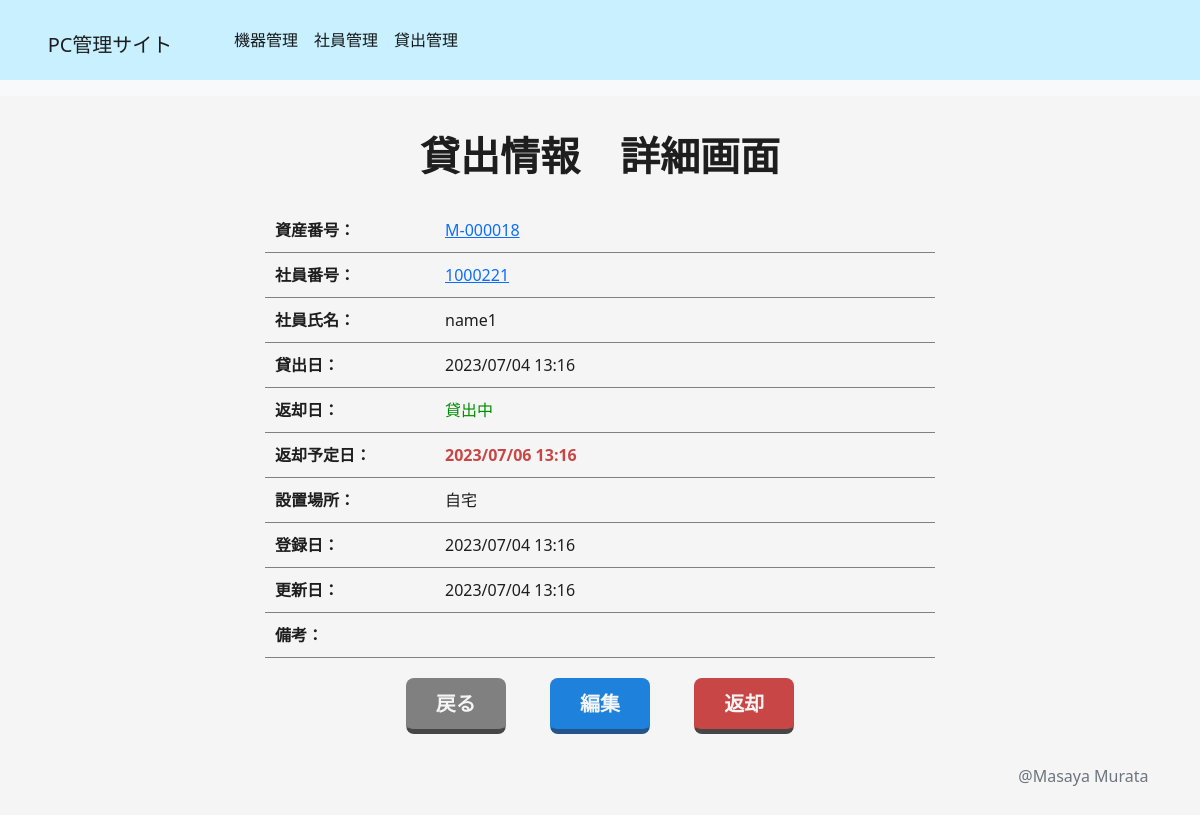
Page /rental/management/2/detail/ on the committed database.
### rental/models.py (models this page shows, shortened)
class RentalModel(models.Model):
  rental_scheduled_deadline = date.today() + relativedelta(months=3)
  device = models.ForeignKey(DeviceModel, on_delete=models.CASCADE, verbose_name="資産番号" )
  user = models.ForeignKey(UsersModel, on_delete=models.CASCADE, verbose_name="社員番号" )
  rental_start = models.DateTimeField(verbose_name="貸出日",)
  rental_end = models.DateTimeField(verbose_name="返却日", null=True,)
  rental_scheduled = models.DateTimeField(verbose_name="返却予定日",)
  place = models.CharField(verbose_name="設置場所", max_length=30, )
  registration_date = models.DateTimeField(verbose_name='登録日', auto_now_add=True)
  update_date = models.DateTimeField(verbose_name='更新日', auto_now=True)
  notes = models.TextField(verbose_name='備考', max_length=200, null=True, blank=True)
  is_deleted = models.BooleanField(default=False, verbose_name="削除フラグ")

### device/models.py (models this page shows, shortened)
class DeviceModel(models.Model):
  device_type_choices = [
    ('PC', 'PC'),
    ('マウス', 'マウス'),
    ('その他', 'その他'),
  ]
  manufacture_choices = [
    ('DELL', 'DELL'),
    ('HP', 'HP'),
    ('Lenovo', 'Lenovo'),
    ('Chrome', 'Chrome'),
    ('Apple', 'Apple'),
    ('Microsoft', 'Microsoft'),
    ('NEC', 'NEC'),
    ('FUJITSU', 'FUJITSU'),
    ('Panasonic','Panasonic'),
    ('LG Electronics', 'LG Electronics'),
    ('VAIO', 'VAIO'),
    ('dynabook', 'dynabook'),
    ('MouseComputer', 'MouseComputer'),
    ('Dospara', 'Dospara'),
    ('パソコン工房', 'パソコン工房'),
    ('ASUS', 'ASUS'),
    ('ELECOM', 'ELECOM'),
    ('BUFFALO', 'BUFFALO'),
    ('SANWA SUPPLY', 'SANWA SUPPLY'),
    ('Digio', 'Digio'),
    ('Logicool', 'Logicool'),
    ('Razer', 'Razer'),
    ('Kensington', 'Kensington'),
    ('その他', 'その他'),
  ]
  os_choices = [
    ('Windows', 'Windows'),
    ('Mac OS', 'Mac OS'),
    ('Linux', 'Linux'),
    ('Unix', 'Unix'),
    ('Chrome OS', 'Chrome OS'),
    ('その他', 'その他'),
  ]
  memory_choices = [
    ('2', '2GB'),
    ('4', '4GB'),
    ('8', '8GB'),
    ('16', '16GB'),
    ('32', '32GB'),
    ('64', '64GB'),
    ('その他', 'その他'),
  ]
  storage_choices = [
    ('128', '128GB'),
    ('256', '256GB'),
    ('512', '512GB'),
    ('1', '1TB'),
    ('2', '2TB'),
    ('その他', 'その他'),
  ]
  gpu_choices = [
    ('あり', 'あり'),
    ('なし', 'なし'),
  ]
  device_id = models.CharField(verbose_name='資産番号', unique = True, max_length=8, primary_key=True)
  manufacture = models.CharField(verbose_name='メーカー', max_length=20, choices=manufacture_choices,)
  model_name = models.CharField(verbose_name='機器名', max_length=50)
  device_type = models.CharField(verbose_name='機器タイプ', max_length=30, choices=device_type_choices,)
  os = models.CharField(verbose_name='OS', max_length=10, choices=os_choices, null=True, blank=True, default=None)
  memory = models.CharField(verbose_name='メモリ', max_length=10, choices=memory_choices, null=True, blank=True, default=None)
  storage = models.CharField(verbose_name='ストレージ', max_length=10, choices=storage_choices, null=True, blank=True, default=None)
  gpu = models.CharField(verbose_name='GPU', max_length=3, choices=gpu_choices, null=True, blank=True, default=None)
  is_faulty = models.BooleanField(verbose_name='故障', default=False, null=True)
  inventry_date = models.DateField(verbose_name='棚卸し日',)
  registration_date = models.DateTimeField(verbose_name='登録日', auto_now_add=True)
  update_date = models.DateTimeField(verbose_name='更新日', auto_now=True)
  commencement_date = models.DateField(verbose_name='リース開始日', null=True, blank=True)
  expiration_date = models.DateField(verbose_name='リース終了日', null=True, blank=True)
  notes = models.TextField(verbose_name='備考', max_length=200, null=True, blank=True)
  is_deleted = models.BooleanField(verbose_name='削除フラグ', default=False)

### users/models.py (models this page shows, shortened)
class UsersModel(models.Model):
  gender_choice=[
    ("男性", "男性"),
    ("女性", "女性"),
    ("その他", "その他")
  ]
  position_choice=[
    ("一般", "一般"),
    ("係長", "係長"),
    ("課長","課長"),
    ("部長","部長"),
    ("取締役","取締役"),
    ("社長","社長"),
    ("その他","その他"),
  ]
  department_choice=[
    ("開発1課","開発1課"),
    ("開発2課","開発2課"),
    ("営業1課","営業1課"),
    ("営業2課","営業2課"),
    ("情報システム部","情報システム部"),
    ("その他","その他")
  ]
  authority_choice=[
    ("管理者","管理者"),
    ("利用者","利用者"),
  ]
  number_regex = RegexValidator(regex=r'^[0-9]+$')
  user_id = models.CharField(verbose_name="社員番号", max_length=10, unique = True, primary_key=True, validators=[number_regex],)
  name = models.CharField(verbose_name="氏名",max_length=15)
  kana_name = models.CharField(verbose_name="シメイ",max_length=15,)
  birthday = models.DateField(verbose_name="生年月日",)
  gender = models.CharField(verbose_name="性別", max_length=5, choices=gender_choice)
  phone_number = models.CharField(verbose_name='電話番号', validators=[number_regex], max_length=15, unique=True,)
  mail = models.EmailField(verbose_name="メールアドレス", max_length=40)
  position = models.CharField(verbose_name="役職", choices=position_choice, max_length=20)
  department = models.CharField(verbose_name="部署", choices=department_choice, max_length=10)
  authority = models.CharField(verbose_name="権限", choices=authority_choice, max_length=10)
  registration_date = models.DateTimeField(verbose_name='登録日', auto_now_add=True)
  update_date = models.DateTimeField(verbose_name='更新日', auto_now=True)
  notes = models.TextField(verbose_name='備考', max_length=200, null=True, blank=True)
  retirement_date = models.DateTimeField(verbose_name="退職日", null=True, blank=False)
  is_deleted = models.BooleanField(verbose_name='削除フラグ', default=False)

### rental/views.py (the view, shortened to what this page needs)
# urls.py: path("management/<int:pk>/detail/",RentalDetailView.as_view(), name="rental_detail"),
class RentalDetailView(UpdateView):
  template_name = "rental/rental_detail.html"
  model = RentalModel
  form_class = RentalReturnForm
  def get_context_data(self, **kwargs):
    context = super().get_context_data(**kwargs)
    today = timezone.now()
    scheduled_deadline = today + datetime.timedelta(days=1)
    return_deadline = today + relativedelta(months=3)
    context["today"] = today
    context["scheduled_deadline"] = scheduled_deadline
    context["return_deadline"] = return_deadline
    return context

### rental/templates/rental/rental_detail.html (shortened to what this page needs)
{% extends 'base.html' %}
{% load static %}
{% block content %}
<div class="container">
  <div class="row">
    <div class="col">
      <h1 class="page-title" id="rental-page-title">貸出情報　詳細画面</h1>
      <table class="detail-table" id="rental-detail-table">
        <tobody>
          <tr>
            <th><label for="device_id" class="object-label">資産番号：</label></th>
            <td><a href="{% url 'device:device_detail' object.device.device_id %}"> {{object.device.device_id}}</a></td>
          </tr>
          <tr>
            <th><label for="user_id" class="object-label">社員番号：</label></th>
            <td><a href="{% url 'users:users_detail' object.user.user_id %}"> {{object.user.user_id}}</a></td>
          </tr>
          <tr>
            <th><label for="user_name" class="object-label">社員氏名：</label></th>
            <td>{{object.user.name}}</td>
          </tr>
          <tr>
            <th><label for="rental_start" class="object-label">貸出日：</label></th>
            <td>{{object.rental_start|date:"Y/m/d H:i"}}</td>
          </tr>
          <tr>
            <th><label for="rental_end" class="object-label">返却日：</label></th>
            {% if object.rental_end == None %}
              <td><span class="green">貸出中</span></td>
            {% else %}
              <td>{{object.rental_end|date:"Y/m/d H:i"}}</td>
            {% endif %}
          </tr>
          <tr>
            <th><label for="rental_scheduled" class="object-label">返却予定日：</label></th>
            {% if object.rental_scheduled < today and object.rental_end == None%}
              <td><strong class="attention">{{object.rental_scheduled|date:"Y/m/d H:i"}}</strong></td>
            {% else %}
              <td>{{object.rental_scheduled|date:"Y/m/d H:i"}}</td>
            {% endif %}
          </tr>
          <tr>
            <th><label for="place" class="object-label">設置場所：</label></th>
            <td>{{object.place}}</td>
          </tr>
          <tr>
            <th><label for="registration_date" class="object-label">登録日：</label></th>
            <td>{{object.registration_date|date:"Y/m/d H:i"}}</td>
          </tr>
          <tr>
            <th><label for="update_date" class="object-label">更新日：</label></th>
            <td>{{object.update_date|date:"Y/m/d H:i"}}</td>
          </tr>
          <tr>
            <th><label for="notes" class="object-label">備考：</label></th>
            <td>{{object.notes | linebreaksbr}}</td>
          </tr>
        </tobody>
      </table>
      <div class="detail-btns enter-btns" id="rental-detail-btns">
        <a class="btn back-btn btn-lg" href={% url 'rental:rental_management' %} role="button">戻る</a>
        {% if object.rental_end == None %}
          <a class="btn decision-btn btn-lg" href={% url 'rental:rental_edit' object.pk %} role="button">編集</a>
          <a class="btn danger-btn btn-lg", data-toggle="modal", data-target="#returnModal">返却</a>
        {% else %}
          <a class="btn danger-btn btn-lg" data-toggle="modal" data-target="#deletemodal">削除</a>
        {% endif %}
      </div>
    </div>
  </div>
</div>
{% endblock content %}

### static/css/style.css (style rules this page uses)
html, body { margin: 0; padding: 0; height: 100%; color: rgb(30, 30, 30); background-color: rgb(245, 245, 245); }
body { margin-top: 80px; min-width: auto; overflow-y: auto; overflow-x: auto; }
body .container { table-layout: fixed; max-width: 95%; }
.page-title { text-align: center; padding: 20px; font-weight: bold; }
.detail-table { border-spacing: 0; margin: auto; }
.detail-table th { padding: 10px; border-bottom: 1px solid gray; text-align: left; vertical-align: top; }
.detail-table th label { width: 150px; }
.detail-table td { display: flexbox; padding: 10px; text-align: left; border-bottom: 1px solid gray; width: 500px; word-break: break-word; }
.enter-btns { text-align: center; padding: 20px; }
.enter-btns .btn { display: inline-block; position: relative; margin: auto 20px; width: 100px; padding: 10px 20px; color: rgb(245, 245, 245); transition: 0.3s ease-in-out; font-weight: 600; border-radius: 8px; }
.enter-btns .btn.back-btn { background: gray; border-bottom: solid 5px rgb(70, 70, 70); }
.enter-btns .btn.decision-btn { background: rgb(30, 130, 220); border-bottom: solid 5px rgb(35, 85, 140); }
.enter-btns .btn.danger-btn { background: rgb(200, 70, 70); border-bottom: solid 5px rgb(70, 70, 70); }
.attention { color: rgb(200, 70, 70); text-align: center; }
.green { color: rgb(0, 140, 0); }

### rows in the picture
RentalModel: device.device_id "M-000018", user.user_id "1000221", user.name "name1", rental_start "2023/07/04 13:16", rental_scheduled "2023/07/06 13:16", place "自宅", registration_date "2023/07/04 13:16", update_date "2023/07/04 13:16"
